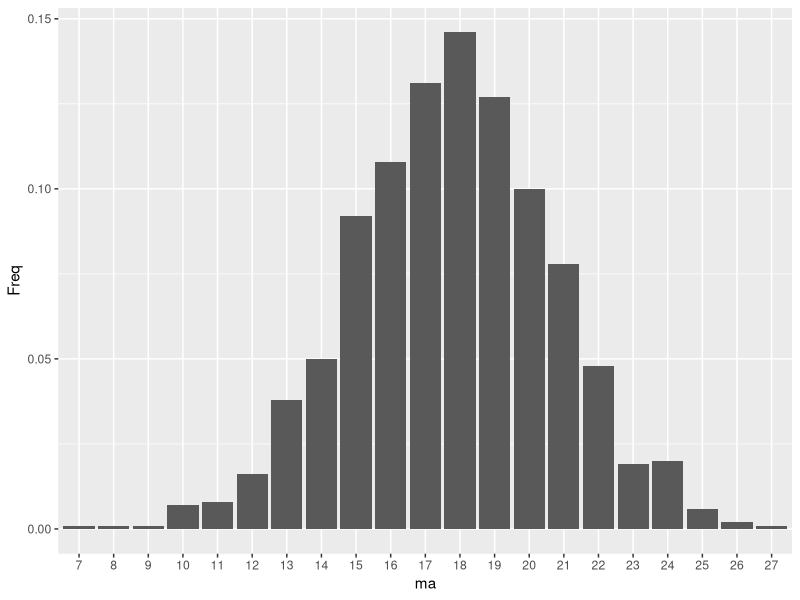
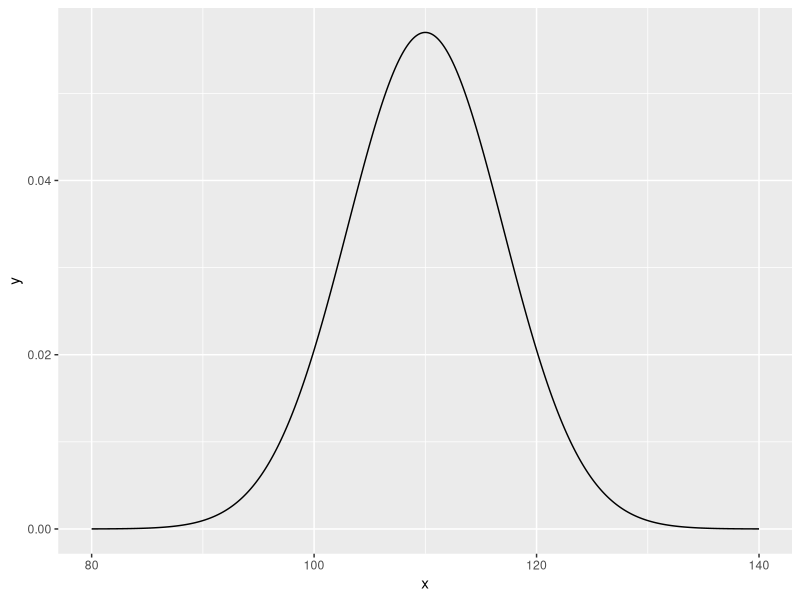
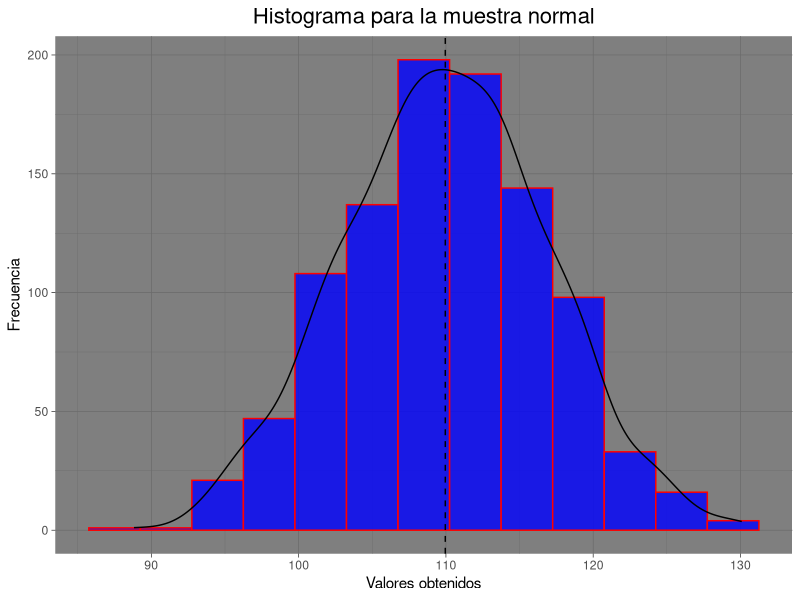

These figures' R source, in order:
# Reto 1. Distribuciones binomial, normal y t de Student

#### Distribución binomial

# Consideremos un experimento binomial con n = 35 pruebas idénticas e independientes, en donde la probabilidad de éxito en cada prueba es p = 0.51. Encuentre lo siguiente: 
  
# 1. La probabilidad de observar exactamente 10 éxitos
# 2. La probabilidad de observar 10 o más exitos
# 3. El cuantil de orden 0.5
# 4. Genere una muestra aleatoria de tamaño 1000 de esta distribución, construya una tabla de frecuencias relativas con los resultados y realice el gráfico de barras de los resultados que muestre las frecuencias relativas.

# **Solución**
  
dbinom(x = 10, size = 35, prob = 0.51) # 1.
pbinom(q = 9, size = 35, prob = 0.51, 
       lower.tail = FALSE) # 2. 
qbinom(p = 0.5, size = 35, prob = 0.51) # 3.

set.seed(4857) # 4.
ma <- rbinom(n = 1000, size = 35, prob = 0.51)
madf <- as.data.frame(table(ma)/length(ma))
tail(madf)
library(ggplot2)
p <- ggplot(madf, aes(x = ma, y = Freq)) + 
  geom_bar (stat="identity")
p

  
#### Distribución normal
  
# Considere una variable aleatoria normal con media 110 y desviación estándar 7. Realice lo siguiente:
  
# 1. Grafique la función de densidad de probabilidad
# 2. Encuentre la probabilidad de que la v.a. sea mayor o igual a 140
# 3. Encuentre el cuantil de orden 0.95
# 4. Genere una muestra aleatoria de tamaño 1000 y realice el histograma de frecuencias relativas para esta muestra

# **Solución**
  
library(ggplot2)
x <- seq(80, 140, 0.1) # 1.
y <- dnorm(x = x, mean = 110, sd = 7)
data <- data.frame(x, y)
tail(data)
p <- ggplot(data, aes(x, y)) + geom_line()
p
pnorm(140, mean = 110, sd = 7, lower.tail = FALSE) # 2. 
qnorm(0.95, mean = 110, sd = 7) # 3.

set.seed(19) # 4.
ma <- rnorm(1000, mean = 110, sd = 7) 
madf <- as.data.frame(ma)
tail(madf)

p <- ggplot(madf, aes(ma)) + 
  geom_histogram(colour = 'red', 
                 fill = 'blue',
                 alpha = 0.8, # Intensidad del color fill
                 binwidth = 3.5) + 
  geom_density(aes(y = 3.5*..count..))+
  geom_vline(xintercept = mean(ma), 
             linetype="dashed", color = "black") + 
  ggtitle('Histograma para la muestra normal') + 
  labs(x = 'Valores obtenidos', y = 'Frecuencia')+
  theme_dark() +
  theme(plot.title = element_text(hjust = 0.5, size = 16))
p
